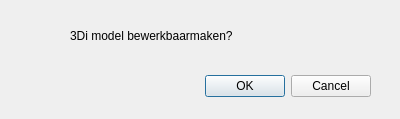
<?xml version="1.0" encoding="UTF-8"?>
<ui version="4.0">
 <class>Edit3DiSchematisationDialogBase</class>
 <widget class="QDialog" name="Edit3DiSchematisationDialogBase">
  <property name="geometry">
   <rect>
    <x>0</x>
    <y>0</y>
    <width>400</width>
    <height>119</height>
   </rect>
  </property>
  <property name="windowTitle">
   <string>Edit3DiSchematisation</string>
  </property>
  <widget class="QDialogButtonBox" name="button_box">
   <property name="geometry">
    <rect>
     <x>30</x>
     <y>70</y>
     <width>341</width>
     <height>32</height>
    </rect>
   </property>
   <property name="orientation">
    <enum>Qt::Horizontal</enum>
   </property>
   <property name="standardButtons">
    <set>QDialogButtonBox::Cancel|QDialogButtonBox::Ok</set>
   </property>
  </widget>
  <widget class="QLabel" name="label">
   <property name="geometry">
    <rect>
     <x>70</x>
     <y>10</y>
     <width>251</width>
     <height>51</height>
    </rect>
   </property>
   <property name="text">
    <string>3Di model bewerkbaarmaken?</string>
   </property>
  </widget>
 </widget>
 <resources/>
 <connections>
  <connection>
   <sender>button_box</sender>
   <signal>accepted()</signal>
   <receiver>Edit3DiSchematisationDialogBase</receiver>
   <slot>accept()</slot>
   <hints>
    <hint type="sourcelabel">
     <x>20</x>
     <y>20</y>
    </hint>
    <hint type="destinationlabel">
     <x>20</x>
     <y>20</y>
    </hint>
   </hints>
  </connection>
  <connection>
   <sender>button_box</sender>
   <signal>rejected()</signal>
   <receiver>Edit3DiSchematisationDialogBase</receiver>
   <slot>reject()</slot>
   <hints>
    <hint type="sourcelabel">
     <x>20</x>
     <y>20</y>
    </hint>
    <hint type="destinationlabel">
     <x>20</x>
     <y>20</y>
    </hint>
   </hints>
  </connection>
 </connections>
</ui>
